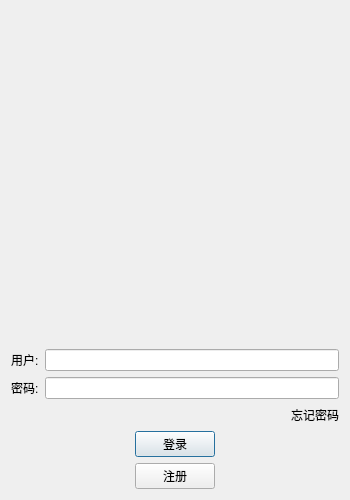
<?xml version="1.0" encoding="UTF-8"?>
<ui version="4.0">
 <class>LoginDialog</class>
 <widget class="QDialog" name="LoginDialog">
  <property name="geometry">
   <rect>
    <x>0</x>
    <y>0</y>
    <width>350</width>
    <height>500</height>
   </rect>
  </property>
  <property name="minimumSize">
   <size>
    <width>350</width>
    <height>500</height>
   </size>
  </property>
  <property name="maximumSize">
   <size>
    <width>350</width>
    <height>500</height>
   </size>
  </property>
  <property name="windowTitle">
   <string>Dialog</string>
  </property>
  <layout class="QVBoxLayout" name="verticalLayout_2">
   <item>
    <layout class="QVBoxLayout" name="verticalLayout">
     <item>
      <widget class="QWidget" name="widget" native="true">
       <layout class="QGridLayout" name="gridLayout">
        <item row="2" column="0">
         <spacer name="verticalSpacer_2">
          <property name="orientation">
           <enum>Qt::Orientation::Vertical</enum>
          </property>
          <property name="sizeHint" stdset="0">
           <size>
            <width>20</width>
            <height>40</height>
           </size>
          </property>
         </spacer>
        </item>
        <item row="1" column="0">
         <widget class="QLabel" name="label">
          <property name="text">
           <string/>
          </property>
          <property name="pixmap">
           <pixmap resource="rc.qrc">:/res/zwb.png</pixmap>
          </property>
          <property name="scaledContents">
           <bool>false</bool>
          </property>
          <property name="alignment">
           <set>Qt::AlignmentFlag::AlignCenter</set>
          </property>
         </widget>
        </item>
        <item row="0" column="0">
         <spacer name="verticalSpacer_3">
          <property name="orientation">
           <enum>Qt::Orientation::Vertical</enum>
          </property>
          <property name="sizeHint" stdset="0">
           <size>
            <width>20</width>
            <height>40</height>
           </size>
          </property>
         </spacer>
        </item>
       </layout>
      </widget>
     </item>
     <item>
      <layout class="QHBoxLayout" name="horizontalLayout">
       <item>
        <widget class="QLabel" name="user_label">
         <property name="maximumSize">
          <size>
           <width>16777215</width>
           <height>25</height>
          </size>
         </property>
         <property name="text">
          <string>用户:</string>
         </property>
        </widget>
       </item>
       <item>
        <widget class="QLineEdit" name="user_edit">
         <property name="maximumSize">
          <size>
           <width>16777215</width>
           <height>25</height>
          </size>
         </property>
        </widget>
       </item>
      </layout>
     </item>
     <item>
      <layout class="QHBoxLayout" name="horizontalLayout_2">
       <item>
        <widget class="QLabel" name="password_label">
         <property name="maximumSize">
          <size>
           <width>16777215</width>
           <height>25</height>
          </size>
         </property>
         <property name="text">
          <string>密码:</string>
         </property>
        </widget>
       </item>
       <item>
        <widget class="QLineEdit" name="password_edit">
         <property name="maximumSize">
          <size>
           <width>16777215</width>
           <height>25</height>
          </size>
         </property>
        </widget>
       </item>
      </layout>
     </item>
     <item>
      <layout class="QHBoxLayout" name="horizontalLayout_3">
       <item>
        <spacer name="horizontalSpacer">
         <property name="orientation">
          <enum>Qt::Orientation::Horizontal</enum>
         </property>
         <property name="sizeHint" stdset="0">
          <size>
           <width>40</width>
           <height>20</height>
          </size>
         </property>
        </spacer>
       </item>
       <item>
        <widget class="QLabel" name="forget_password">
         <property name="maximumSize">
          <size>
           <width>16777215</width>
           <height>25</height>
          </size>
         </property>
         <property name="text">
          <string>忘记密码</string>
         </property>
         <property name="alignment">
          <set>Qt::AlignmentFlag::AlignRight|Qt::AlignmentFlag::AlignTrailing|Qt::AlignmentFlag::AlignVCenter</set>
         </property>
        </widget>
       </item>
      </layout>
     </item>
     <item>
      <layout class="QHBoxLayout" name="horizontalLayout_4">
       <item>
        <spacer name="horizontalSpacer_2">
         <property name="orientation">
          <enum>Qt::Orientation::Horizontal</enum>
         </property>
         <property name="sizeHint" stdset="0">
          <size>
           <width>40</width>
           <height>20</height>
          </size>
         </property>
        </spacer>
       </item>
       <item>
        <widget class="QPushButton" name="login">
         <property name="minimumSize">
          <size>
           <width>0</width>
           <height>0</height>
          </size>
         </property>
         <property name="maximumSize">
          <size>
           <width>200</width>
           <height>40</height>
          </size>
         </property>
         <property name="text">
          <string>登录</string>
         </property>
        </widget>
       </item>
       <item>
        <spacer name="horizontalSpacer_3">
         <property name="orientation">
          <enum>Qt::Orientation::Horizontal</enum>
         </property>
         <property name="sizeHint" stdset="0">
          <size>
           <width>40</width>
           <height>20</height>
          </size>
         </property>
        </spacer>
       </item>
      </layout>
     </item>
     <item>
      <layout class="QHBoxLayout" name="horizontalLayout_5">
       <item>
        <spacer name="horizontalSpacer_4">
         <property name="orientation">
          <enum>Qt::Orientation::Horizontal</enum>
         </property>
         <property name="sizeHint" stdset="0">
          <size>
           <width>40</width>
           <height>20</height>
          </size>
         </property>
        </spacer>
       </item>
       <item>
        <widget class="QPushButton" name="register_2">
         <property name="maximumSize">
          <size>
           <width>200</width>
           <height>40</height>
          </size>
         </property>
         <property name="text">
          <string>注册</string>
         </property>
        </widget>
       </item>
       <item>
        <spacer name="horizontalSpacer_5">
         <property name="orientation">
          <enum>Qt::Orientation::Horizontal</enum>
         </property>
         <property name="sizeHint" stdset="0">
          <size>
           <width>40</width>
           <height>20</height>
          </size>
         </property>
        </spacer>
       </item>
      </layout>
     </item>
    </layout>
   </item>
  </layout>
 </widget>
 <resources>
  <include location="rc.qrc"/>
 </resources>
 <connections/>
</ui>
